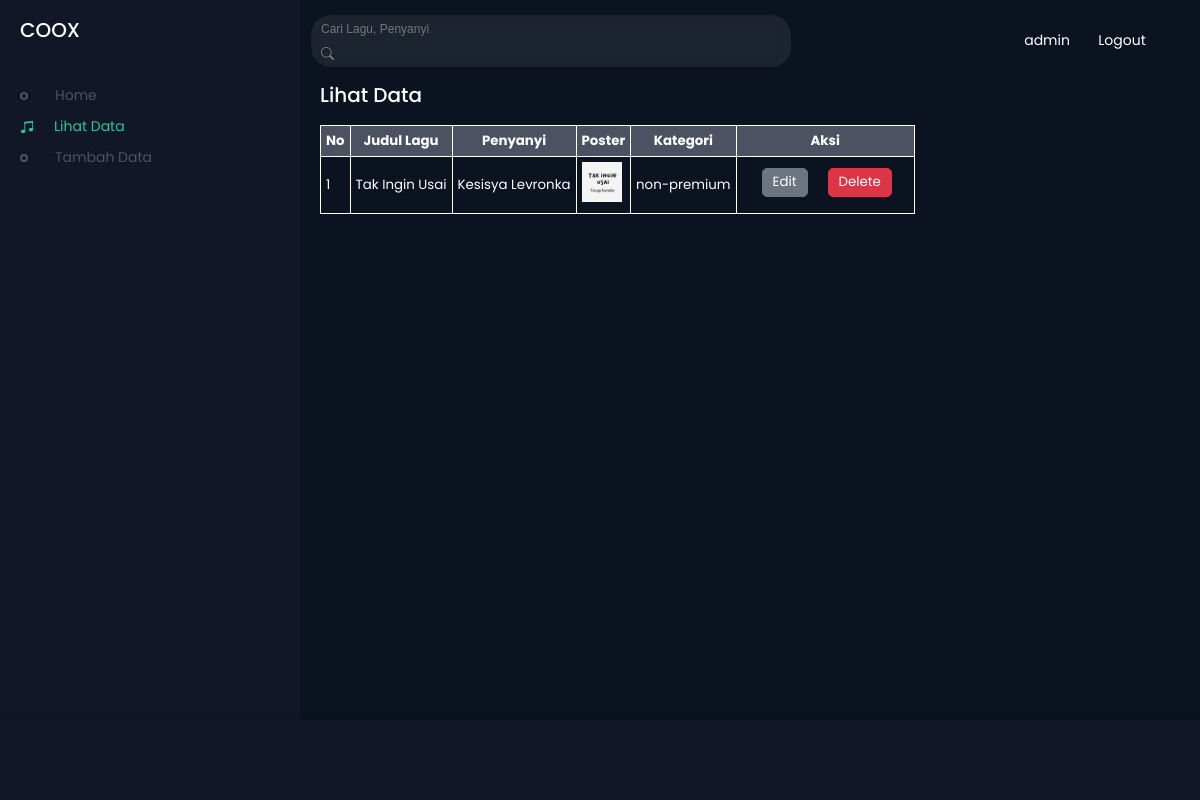
The app's page /lihat_data.php?keyword=Tak Ingin Usai (signed in) with its own data.
### tables this page shows
CREATE TABLE `user` (
  `id_user` int(11) NOT NULL,
  `username` varchar(255) NOT NULL,
  `password` varchar(255) NOT NULL
);

CREATE TABLE `lagu` (
  `id_lagu` int(11) NOT NULL,
  `judul_lagu` varchar(255) NOT NULL,
  `penyanyi` varchar(255) NOT NULL,
  `file_poster` varchar(255) NOT NULL,
  `file_lagu` varchar(255) NOT NULL,
  `kategori` varchar(255) NOT NULL
);

### lihat_data.php (the view, shortened to what this page needs)
<?php
    include "koneksi.php";
    $data = [];
    if (isset($_GET['keyword'])) {
        $keyword = $_GET['keyword'];
        $sql = "SELECT * FROM lagu WHERE
        (judul_lagu LIKE '%$keyword%' or
        penyanyi LIKE '%$keyword%' or
        kategori LIKE '%$keyword%')";
        $query = mysqli_query($konek,$sql) or die(mysqli_error($konek));
        while ($row = mysqli_fetch_assoc($query)) {
            $data[] = $row;
        }
    } else {
        $sql =  "SELECT * FROM lagu";
        $query = mysqli_query($konek,$sql) or die(mysqli_error($konek));
        while ($row = mysqli_fetch_assoc($query)) {
            $data[] = $row;
        }
    }
    $id_user = $_SESSION['id_user'];
    $sql = "SELECT * FROM user WHERE id_user='$id_user'";
    $query = mysqli_query($konek,$sql) or die(mysqli_error($konek));
    $user = mysqli_fetch_assoc($query);
?>
<!DOCTYPE html>
<html lang="en">
<head>
    <link rel="stylesheet" href="style.css">
    <link rel="stylesheet" href="https://cdn.jsdelivr.net/npm/bootstrap-icons@1.10.2/font/bootstrap-icons.css">
</head>
<body>
    <header>
        <div class="menu-side">
            <h1>COOX</h1>
            <div class="playlist">
                <?php if (isset($_SESSION['id_user']) && $id_user == 1) : ?>
                    <h4><a href="index.php"><span></span><i class="bi bi-music-note-beamed"></i>Home</a></h4>
                    <h4 class="active"><a href="lihat_data.php"><span></span><i class="bi bi-music-note-beamed"></i>Lihat Data</a></h4>
                    <h4><a href="tambah_data.php"><span></span><i class="bi bi-music-note-beamed"></i>Tambah Data</a></h4>
                <?php else : ?>
                    <h4><a href="index.php"><span></span><i class="bi bi-music-note-beamed"></i>Home</a></h4>
                    <h4><a href="hubungi_kami.php"><span></span><i class="bi bi-music-note-beamed"></i>Hubungi Kami</a></h4>
                <?php endif; ?>
            </div>
        </div>
        <div class="song-side">
            <nav>
                <div class="search">
                    <form action="" method="get">
                        <input type="text" name="keyword" id="keyword" autocomplete="off" placeholder="Cari Lagu, Penyanyi">
                        <button type="submit"><i class="bi bi-search"></i></button>
                    </form>
                </div>
                <div class="user">
                    <?php if (isset($_SESSION['id_user'])) : ?>
                        <div><?= $user['username'] ?></div>
                        <div><a href="logout.php">Logout</a></div>
                    <?php else : ?>
                        <div><a href="register.php">Register</a></div>
                        <div><a href="login.php">Login</a></div>
                    <?php endif; ?>
                </div>
            </nav>
            <div id="container" class="menu-song">
                <h1>Lihat Data</h1>
                <table border="1">
                    <tr>
                        <th>No</th>
                        <th>Judul Lagu</th>
                        <th>Penyanyi</th>
                        <th>Poster</th>
                        <th>Kategori</th>
                        <th>Aksi</th>
                    </tr>
                    <?php $i = 1; ?>
                    <?php foreach($data as $song) : ?>
                        <tr>
                            <td><?= $i++ ?></td>
                            <td><?= $song['judul_lagu'] ?></td>
                            <td><?= $song['penyanyi'] ?></td>
                            <td><img width="40px" heigth="40px" src="img/<?= $song['file_poster'] ?>"></td>
                            <td><?= $song['kategori'] ?></td>
                            <td>
                                <form action="edit.php" method="post">
                                    <button type="submit" name="submit" id="edit">Edit</button>
                                </form>
                                <form onclick="confirm('Are you sure?')" action="proses_delete.php" method="post">
                                    <button type="submit" name="submit" id="delete">Delete</button>
                                </form>
                            </td>
                        </tr>
                    <?php endforeach; ?>
                </table>
            </div>
        </div>
        <div class="master-play">
        </div>
    </header>
</body>
</html>

### style.css (style rules this page uses)
* { padding: 0px; margin: 0px; box-sizing: border-box; }
body { width: 100%; height: 100vh; background-color: #131312; font-family: 'Poppins', sans-serif; display: flex; align-items: center; justify-content: center; }
header { width: 100%; height: 100%; display: flex; flex-wrap: wrap; overflow: hidden; }
header .menu-side, .song-side { position: relative; width: 25%; height: 90%; background-color: #111727; box-shadow: 5px 0px 2px #090f1f; color: white; }
header .song-side { width: 75%; background: #0b1320; }
header .master-play { width: 100%; height: 10%; background: #111727; box-shadow: 0px 3px 8px #090f1f; }
header .menu-side h1 { font-size: 20px; margin: 15px 0px 0px 20px; font-weight: 500; }
header .menu-side .playlist { margin: 40px 0px 0px 20px; }
header .menu-side .playlist h4 a { font-size: 14px; font-weight: 400; padding-bottom: 10px; color: #4c5262; transition: .3s linear; cursor: pointer; display: flex; align-items: center; text-decoration: none; }
header .menu-side .playlist h4 a .bi { display: none; }
header .menu-side .playlist .active a { color: #2EC49C; }
header .menu-side .playlist .active a .bi { display: flex; margin-right: 20px; }
header .master-play { position: fixed; bottom: 0; display: flex; align-items: center; padding: 0px 20px; }
header .song-side { overflow-y: scroll; }
header .song-side::before { content: ''; position: absolute; width: 100%; height: 300px; }
header .song-side nav { position: fixed; width: 100%; height: 10%; margin: auto; display: flex; align-items: center; justify-content: space-between; background-color: #0b1320; z-index: 2; }
header .song-side nav .search { position: relative; width: 40%; padding: 1px 1px; border-radius: 20px; color: gray; margin-left: 10px; }
header .song-side nav .search::before { content: ''; position: absolute; width: 100%; height: 100%; border-radius: 20px; background: rgb(184,184,184,.1); backdrop-filter: blur(5px); z-index: -1; }
header .song-side nav .search form button { background-color: rgb(0,0,0,.01); border: none; color: gray; }
header .song-side nav .search form button .bi { font-size: 13px; padding: 3px 0px 0px 10px; }
header .song-side nav .search form input { background: none; outline: none; border: none; padding: 0px 315px 0px 10px; color: white; font-size: 12px; }
header .song-side nav .user { font-size: 14px; position: relative; width: 150px; height: 30px; margin-right: 340px; display: flex; align-items: center; justify-content: space-around; }
header .song-side nav .user div a { color: white; text-decoration: none; }
header .song-side .menu-song { position: relative; width: 100%; height: 300px; margin-top: 75px; }
header .song-side .menu-song table tr td form { float: left; }
header .song-side .menu-song table tr td form #edit { box-sizing: border-box; -webkit-appearance: none; -moz-appearance: none; appearance: none; background-color: #6c757d; border: 1px solid #6c757d; border-radius: 5px; cursor: pointer; align-self: center; line-height: 0.5; padding: 10px; text-decoration: none; text-align: center; font-family: 'Poppins', sans-serif; transition: box-shadow 300ms ease-in-out, color 300ms ease-in-out; color: white; outline: none; }
header .song-side .menu-song table tr td form #delete { box-sizing: border-box; -webkit-appearance: none; -moz-appearance: none; appearance: none; background-color: #dc3545; border: 1px solid #dc3545; border-radius: 5px; cursor: pointer; align-self: center; line-height: 0.5; padding: 10px; text-decoration: none; text-align: center; font-family: 'Poppins', sans-serif; transition: box-shadow 300ms ease-in-out, color 300ms ease-in-out; color: white; outline: none; margin-right : 17px; }
header .song-side .menu-song h1 { font-size: 20px; font-weight: 500; padding: 5px 0px 10px 20px; font-style: inherit; }
header .song-side .menu-song form { padding: 5px 0px 10px 20px; }
header .song-side .menu-song table { margin: 5px 0px 10px 20px; border-collapse: collapse; font-size: 10pt; border: 1px solid white; }
header .song-side .menu-song table tr td { padding: 5px; height: 25px; }
header .song-side .menu-song table tr th { background-color: #4c5262; color: white; height: 30px; padding: 5px; }

### records on screen
user: username "admin"
lagu: judul_lagu "Tak Ingin Usai", penyanyi "Kesisya Levronka", file_poster (picture), kategori "non-premium"
